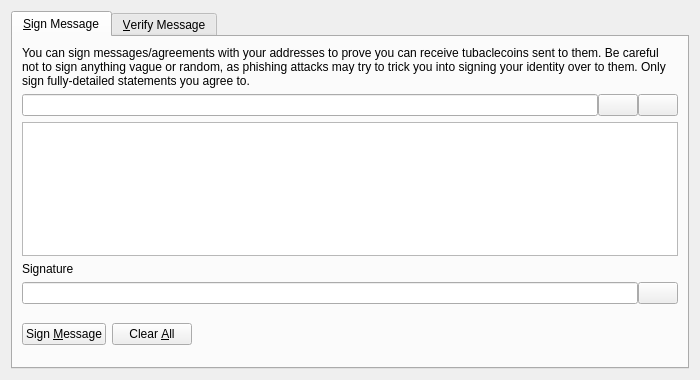
<?xml version="1.0" encoding="UTF-8"?>
<ui version="4.0">
 <class>SignVerifyMessageDialog</class>
 <widget class="QDialog" name="SignVerifyMessageDialog">
  <property name="geometry">
   <rect>
    <x>0</x>
    <y>0</y>
    <width>700</width>
    <height>380</height>
   </rect>
  </property>
  <property name="windowTitle">
   <string>Signatures - Sign / Verify a Message</string>
  </property>
  <property name="modal">
   <bool>true</bool>
  </property>
  <layout class="QVBoxLayout" name="verticalLayout">
   <item>
    <widget class="QTabWidget" name="tabWidget">
     <property name="currentIndex">
      <number>0</number>
     </property>
     <widget class="QWidget" name="tabSignMessage">
      <attribute name="title">
       <string>&amp;Sign Message</string>
      </attribute>
      <layout class="QVBoxLayout" name="verticalLayout_SM">
       <item>
        <widget class="QLabel" name="infoLabel_SM">
         <property name="text">
          <string>You can sign messages/agreements with your addresses to prove you can receive tubaclecoins sent to them. Be careful not to sign anything vague or random, as phishing attacks may try to trick you into signing your identity over to them. Only sign fully-detailed statements you agree to.</string>
         </property>
         <property name="textFormat">
          <enum>Qt::PlainText</enum>
         </property>
         <property name="wordWrap">
          <bool>true</bool>
         </property>
        </widget>
       </item>
       <item>
        <layout class="QHBoxLayout" name="horizontalLayout_1_SM">
         <property name="spacing">
          <number>0</number>
         </property>
         <item>
          <widget class="QValidatedLineEdit" name="addressIn_SM">
           <property name="toolTip">
            <string>The Tubaclecoin address to sign the message with</string>
           </property>
          </widget>
         </item>
         <item>
          <widget class="QPushButton" name="addressBookButton_SM">
           <property name="toolTip">
            <string>Choose previously used address</string>
           </property>
           <property name="text">
            <string/>
           </property>
           <property name="icon">
            <iconset resource="../bitcoin.qrc">
             <normaloff>:/icons/address-book</normaloff>:/icons/address-book</iconset>
           </property>
           <property name="shortcut">
            <string>Alt+A</string>
           </property>
           <property name="autoDefault">
            <bool>false</bool>
           </property>
          </widget>
         </item>
         <item>
          <widget class="QPushButton" name="pasteButton_SM">
           <property name="toolTip">
            <string>Paste address from clipboard</string>
           </property>
           <property name="text">
            <string/>
           </property>
           <property name="icon">
            <iconset resource="../bitcoin.qrc">
             <normaloff>:/icons/editpaste</normaloff>:/icons/editpaste</iconset>
           </property>
           <property name="shortcut">
            <string>Alt+P</string>
           </property>
           <property name="autoDefault">
            <bool>false</bool>
           </property>
          </widget>
         </item>
        </layout>
       </item>
       <item>
        <widget class="QPlainTextEdit" name="messageIn_SM">
         <property name="toolTip">
          <string>Enter the message you want to sign here</string>
         </property>
        </widget>
       </item>
       <item>
        <widget class="QLabel" name="signatureLabel_SM">
         <property name="text">
          <string>Signature</string>
         </property>
         <property name="textFormat">
          <enum>Qt::PlainText</enum>
         </property>
        </widget>
       </item>
       <item>
        <layout class="QHBoxLayout" name="horizontalLayout_2_SM">
         <property name="spacing">
          <number>0</number>
         </property>
         <item>
          <widget class="QLineEdit" name="signatureOut_SM">
           <property name="font">
            <font>
             <italic>true</italic>
            </font>
           </property>
           <property name="readOnly">
            <bool>true</bool>
           </property>
          </widget>
         </item>
         <item>
          <widget class="QPushButton" name="copySignatureButton_SM">
           <property name="toolTip">
            <string>Copy the current signature to the system clipboard</string>
           </property>
           <property name="text">
            <string/>
           </property>
           <property name="icon">
            <iconset resource="../bitcoin.qrc">
             <normaloff>:/icons/editcopy</normaloff>:/icons/editcopy</iconset>
           </property>
           <property name="autoDefault">
            <bool>false</bool>
           </property>
          </widget>
         </item>
        </layout>
       </item>
       <item>
        <layout class="QHBoxLayout" name="horizontalLayout_3_SM">
         <item>
          <widget class="QPushButton" name="signMessageButton_SM">
           <property name="toolTip">
            <string>Sign the message to prove you own this Tubaclecoin address</string>
           </property>
           <property name="text">
            <string>Sign &amp;Message</string>
           </property>
           <property name="icon">
            <iconset resource="../bitcoin.qrc">
             <normaloff>:/icons/edit</normaloff>:/icons/edit</iconset>
           </property>
           <property name="autoDefault">
            <bool>false</bool>
           </property>
          </widget>
         </item>
         <item>
          <widget class="QPushButton" name="clearButton_SM">
           <property name="toolTip">
            <string>Reset all sign message fields</string>
           </property>
           <property name="text">
            <string>Clear &amp;All</string>
           </property>
           <property name="icon">
            <iconset resource="../bitcoin.qrc">
             <normaloff>:/icons/remove</normaloff>:/icons/remove</iconset>
           </property>
           <property name="autoDefault">
            <bool>false</bool>
           </property>
          </widget>
         </item>
         <item>
          <spacer name="horizontalSpacer_1_SM">
           <property name="orientation">
            <enum>Qt::Horizontal</enum>
           </property>
           <property name="sizeHint" stdset="0">
            <size>
             <width>40</width>
             <height>48</height>
            </size>
           </property>
          </spacer>
         </item>
         <item>
          <widget class="QLabel" name="statusLabel_SM">
           <property name="font">
            <font>
             <weight>75</weight>
             <bold>true</bold>
            </font>
           </property>
           <property name="text">
            <string/>
           </property>
           <property name="wordWrap">
            <bool>true</bool>
           </property>
          </widget>
         </item>
         <item>
          <spacer name="horizontalSpacer_2_SM">
           <property name="orientation">
            <enum>Qt::Horizontal</enum>
           </property>
           <property name="sizeHint" stdset="0">
            <size>
             <width>40</width>
             <height>48</height>
            </size>
           </property>
          </spacer>
         </item>
        </layout>
       </item>
      </layout>
     </widget>
     <widget class="QWidget" name="tabVerifyMessage">
      <attribute name="title">
       <string>&amp;Verify Message</string>
      </attribute>
      <layout class="QVBoxLayout" name="verticalLayout_VM">
       <item>
        <widget class="QLabel" name="infoLabel_VM">
         <property name="text">
          <string>Enter the receiver's address, message (ensure you copy line breaks, spaces, tabs, etc. exactly) and signature below to verify the message. Be careful not to read more into the signature than what is in the signed message itself, to avoid being tricked by a man-in-the-middle attack. Note that this only proves the signing party receives with the address, it cannot prove sendership of any transaction!</string>
         </property>
         <property name="textFormat">
          <enum>Qt::PlainText</enum>
         </property>
         <property name="alignment">
          <set>Qt::AlignLeading|Qt::AlignLeft|Qt::AlignTop</set>
         </property>
         <property name="wordWrap">
          <bool>true</bool>
         </property>
        </widget>
       </item>
       <item>
        <layout class="QHBoxLayout" name="horizontalLayout_1_VM">
         <property name="spacing">
          <number>0</number>
         </property>
         <item>
          <widget class="QValidatedLineEdit" name="addressIn_VM">
           <property name="toolTip">
            <string>The Tubaclecoin address the message was signed with</string>
           </property>
          </widget>
         </item>
         <item>
          <widget class="QPushButton" name="addressBookButton_VM">
           <property name="toolTip">
            <string>Choose previously used address</string>
           </property>
           <property name="text">
            <string/>
           </property>
           <property name="icon">
            <iconset resource="../bitcoin.qrc">
             <normaloff>:/icons/address-book</normaloff>:/icons/address-book</iconset>
           </property>
           <property name="shortcut">
            <string>Alt+A</string>
           </property>
           <property name="autoDefault">
            <bool>false</bool>
           </property>
          </widget>
         </item>
        </layout>
       </item>
       <item>
        <widget class="QPlainTextEdit" name="messageIn_VM"/>
       </item>
       <item>
        <widget class="QValidatedLineEdit" name="signatureIn_VM"/>
       </item>
       <item>
        <layout class="QHBoxLayout" name="horizontalLayout_2_VM">
         <item>
          <widget class="QPushButton" name="verifyMessageButton_VM">
           <property name="toolTip">
            <string>Verify the message to ensure it was signed with the specified Tubaclecoin address</string>
           </property>
           <property name="text">
            <string>Verify &amp;Message</string>
           </property>
           <property name="icon">
            <iconset resource="../bitcoin.qrc">
             <normaloff>:/icons/transaction_0</normaloff>:/icons/transaction_0</iconset>
           </property>
           <property name="autoDefault">
            <bool>false</bool>
           </property>
          </widget>
         </item>
         <item>
          <widget class="QPushButton" name="clearButton_VM">
           <property name="toolTip">
            <string>Reset all verify message fields</string>
           </property>
           <property name="text">
            <string>Clear &amp;All</string>
           </property>
           <property name="icon">
            <iconset resource="../bitcoin.qrc">
             <normaloff>:/icons/remove</normaloff>:/icons/remove</iconset>
           </property>
           <property name="autoDefault">
            <bool>false</bool>
           </property>
          </widget>
         </item>
         <item>
          <spacer name="horizontalSpacer_1_VM">
           <property name="orientation">
            <enum>Qt::Horizontal</enum>
           </property>
           <property name="sizeHint" stdset="0">
            <size>
             <width>40</width>
             <height>48</height>
            </size>
           </property>
          </spacer>
         </item>
         <item>
          <widget class="QLabel" name="statusLabel_VM">
           <property name="font">
            <font>
             <weight>75</weight>
             <bold>true</bold>
            </font>
           </property>
           <property name="text">
            <string/>
           </property>
           <property name="wordWrap">
            <bool>true</bool>
           </property>
          </widget>
         </item>
         <item>
          <spacer name="horizontalSpacer_2_VM">
           <property name="orientation">
            <enum>Qt::Horizontal</enum>
           </property>
           <property name="sizeHint" stdset="0">
            <size>
             <width>40</width>
             <height>48</height>
            </size>
           </property>
          </spacer>
         </item>
        </layout>
       </item>
      </layout>
     </widget>
    </widget>
   </item>
  </layout>
 </widget>
 <customwidgets>
  <customwidget>
   <class>QValidatedLineEdit</class>
   <extends>QLineEdit</extends>
   <header>qvalidatedlineedit.h</header>
  </customwidget>
 </customwidgets>
 <resources>
  <include location="../bitcoin.qrc"/>
 </resources>
 <connections/>
</ui>
